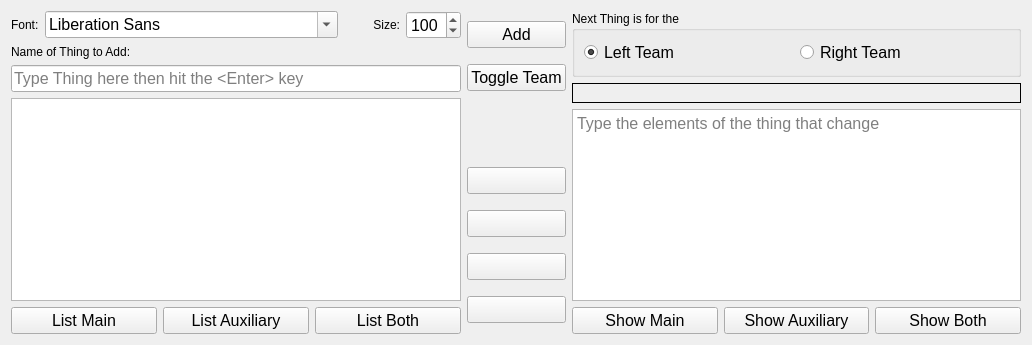
      <widget class="QWidget" name="thingzTab">
       <property name="minimumSize">
        <size>
         <width>1032</width>
         <height>0</height>
        </size>
       </property>
       <attribute name="title">
        <string>Thingz 5/6</string>
       </attribute>
       <layout class="QHBoxLayout" name="horizontalLayout">
        <item>
         <layout class="QVBoxLayout" name="thingzListVL">
          <item>
           <layout class="QHBoxLayout" name="thingFontHL">
            <property name="sizeConstraint">
             <enum>QLayout::SetDefaultConstraint</enum>
            </property>
            <item>
             <widget class="QLabel" name="thingFontLBL">
              <property name="sizePolicy">
               <sizepolicy hsizetype="Maximum" vsizetype="Preferred">
                <horstretch>0</horstretch>
                <verstretch>0</verstretch>
               </sizepolicy>
              </property>
              <property name="text">
               <string>Font:</string>
              </property>
              <property name="alignment">
               <set>Qt::AlignLeading|Qt::AlignLeft|Qt::AlignVCenter</set>
              </property>
              <property name="margin">
               <number>6</number>
              </property>
             </widget>
            </item>
            <item>
             <widget class="QFontComboBox" name="thingFontFCB">
              <property name="font">
               <font>
                <pointsize>12</pointsize>
               </font>
              </property>
             </widget>
            </item>
            <item>
             <widget class="QLabel" name="thingFontSizeLBL">
              <property name="sizePolicy">
               <sizepolicy hsizetype="Preferred" vsizetype="Preferred">
                <horstretch>0</horstretch>
                <verstretch>0</verstretch>
               </sizepolicy>
              </property>
              <property name="text">
               <string>Size:</string>
              </property>
              <property name="alignment">
               <set>Qt::AlignRight|Qt::AlignTrailing|Qt::AlignVCenter</set>
              </property>
             </widget>
            </item>
            <item>
             <widget class="QSpinBox" name="thingFontSizeSB">
              <property name="font">
               <font>
                <pointsize>12</pointsize>
               </font>
              </property>
              <property name="minimum">
               <number>20</number>
              </property>
              <property name="maximum">
               <number>500</number>
              </property>
              <property name="singleStep">
               <number>20</number>
              </property>
              <property name="value">
               <number>100</number>
              </property>
             </widget>
            </item>
           </layout>
          </item>
          <item>
           <widget class="QLabel" name="thingNameLBL">
            <property name="text">
             <string>Name of Thing to Add:</string>
            </property>
           </widget>
          </item>
          <item>
           <widget class="QLineEdit" name="thingNameTxt">
            <property name="font">
             <font>
              <pointsize>12</pointsize>
             </font>
            </property>
            <property name="placeholderText">
             <string>Type Thing here then hit the &lt;Enter&gt; key</string>
            </property>
           </widget>
          </item>
          <item>
           <widget class="QListWidget" name="thingzListLW">
            <property name="currentRow">
             <number>-1</number>
            </property>
           </widget>
          </item>
          <item>
           <layout class="QHBoxLayout" name="thingzShowHL">
            <item>
             <widget class="QPushButton" name="showThingzMainPB">
              <property name="sizePolicy">
               <sizepolicy hsizetype="Minimum" vsizetype="Maximum">
                <horstretch>0</horstretch>
                <verstretch>0</verstretch>
               </sizepolicy>
              </property>
              <property name="font">
               <font>
                <pointsize>12</pointsize>
               </font>
              </property>
              <property name="text">
               <string>List Main</string>
              </property>
             </widget>
            </item>
            <item>
             <widget class="QPushButton" name="showThingzAuxiliaryPB">
              <property name="sizePolicy">
               <sizepolicy hsizetype="Minimum" vsizetype="Maximum">
                <horstretch>0</horstretch>
                <verstretch>0</verstretch>
               </sizepolicy>
              </property>
              <property name="font">
               <font>
                <pointsize>12</pointsize>
               </font>
              </property>
              <property name="text">
               <string>List Auxiliary</string>
              </property>
             </widget>
            </item>
            <item>
             <widget class="QPushButton" name="showThingzBothPB">
              <property name="sizePolicy">
               <sizepolicy hsizetype="Minimum" vsizetype="Maximum">
                <horstretch>0</horstretch>
                <verstretch>0</verstretch>
               </sizepolicy>
              </property>
              <property name="font">
               <font>
                <pointsize>12</pointsize>
               </font>
              </property>
              <property name="text">
               <string>List Both</string>
              </property>
             </widget>
            </item>
           </layout>
          </item>
         </layout>
        </item>
        <item>
         <layout class="QVBoxLayout" name="thingzEditVL">
          <item>
           <widget class="QPushButton" name="addThingPB">
            <property name="font">
             <font>
              <pointsize>12</pointsize>
             </font>
            </property>
            <property name="text">
             <string>Add</string>
            </property>
           </widget>
          </item>
          <item>
           <widget class="QPushButton" name="toggleTeamPB">
            <property name="font">
             <font>
              <pointsize>12</pointsize>
             </font>
            </property>
            <property name="text">
             <string>Toggle Team</string>
            </property>
           </widget>
          </item>
          <item>
           <spacer name="thingManagerSP">
            <property name="orientation">
             <enum>Qt::Vertical</enum>
            </property>
            <property name="sizeType">
             <enum>QSizePolicy::Maximum</enum>
            </property>
            <property name="sizeHint" stdset="0">
             <size>
              <width>20</width>
              <height>60</height>
             </size>
            </property>
           </spacer>
          </item>
          <item>
           <widget class="QPushButton" name="thingzMoveUpPB">
            <property name="sizePolicy">
             <sizepolicy hsizetype="Minimum" vsizetype="Fixed">
              <horstretch>0</horstretch>
              <verstretch>0</verstretch>
             </sizepolicy>
            </property>
            <property name="font">
             <font>
              <pointsize>12</pointsize>
             </font>
            </property>
            <property name="text">
             <string/>
            </property>
            <property name="iconSize">
             <size>
              <width>30</width>
              <height>30</height>
             </size>
            </property>
           </widget>
          </item>
          <item>
           <widget class="QPushButton" name="thingzMoveDownPB">
            <property name="sizePolicy">
             <sizepolicy hsizetype="Minimum" vsizetype="Fixed">
              <horstretch>0</horstretch>
              <verstretch>0</verstretch>
             </sizepolicy>
            </property>
            <property name="font">
             <font>
              <pointsize>12</pointsize>
              <bold>false</bold>
             </font>
            </property>
            <property name="text">
             <string/>
            </property>
            <property name="iconSize">
             <size>
              <width>30</width>
              <height>30</height>
             </size>
            </property>
           </widget>
          </item>
          <item>
           <widget class="QPushButton" name="removeThingPB">
            <property name="font">
             <font>
              <pointsize>12</pointsize>
             </font>
            </property>
            <property name="text">
             <string/>
            </property>
           </widget>
          </item>
          <item>
           <widget class="QPushButton" name="clearThingzPB">
            <property name="font">
             <font>
              <pointsize>12</pointsize>
             </font>
            </property>
            <property name="text">
             <string/>
            </property>
           </widget>
          </item>
         </layout>
        </item>
        <item>
         <layout class="QVBoxLayout" name="thingEditorVL">
          <item>
           <widget class="QGroupBox" name="thingTeamGB">
            <property name="title">
             <string>Next Thing is for the</string>
            </property>
            <property name="checkable">
             <bool>false</bool>
            </property>
            <layout class="QHBoxLayout" name="thingColorHL">
             <item>
              <widget class="QRadioButton" name="leftThingTeamRB">
               <property name="font">
                <font>
                 <pointsize>12</pointsize>
                </font>
               </property>
               <property name="styleSheet">
                <string notr="true"/>
               </property>
               <property name="text">
                <string>Left Team</string>
               </property>
               <property name="checked">
                <bool>true</bool>
               </property>
              </widget>
             </item>
             <item>
              <widget class="QRadioButton" name="rightThingTeamRB">
               <property name="font">
                <font>
                 <pointsize>12</pointsize>
                </font>
               </property>
               <property name="styleSheet">
                <string notr="true"/>
               </property>
               <property name="text">
                <string>Right Team</string>
               </property>
              </widget>
             </item>
            </layout>
           </widget>
          </item>
          <item>
           <widget class="QLabel" name="thingFocusLBL">
            <property name="font">
             <font>
              <pointsize>12</pointsize>
             </font>
            </property>
            <property name="frameShape">
             <enum>QFrame::Box</enum>
            </property>
            <property name="text">
             <string/>
            </property>
            <property name="alignment">
             <set>Qt::AlignCenter</set>
            </property>
           </widget>
          </item>
          <item>
           <widget class="QPlainTextEdit" name="thingTextEdit">
            <property name="font">
             <font>
              <pointsize>12</pointsize>
             </font>
            </property>
            <property name="placeholderText">
             <string>Type the elements of the thing that change</string>
            </property>
           </widget>
          </item>
          <item>
           <layout class="QHBoxLayout" name="thingzShowHL_2">
            <item>
             <widget class="QPushButton" name="showThingMainPB">
              <property name="sizePolicy">
               <sizepolicy hsizetype="Minimum" vsizetype="Maximum">
                <horstretch>0</horstretch>
                <verstretch>0</verstretch>
               </sizepolicy>
              </property>
              <property name="font">
               <font>
                <pointsize>12</pointsize>
               </font>
              </property>
              <property name="text">
               <string>Show Main</string>
              </property>
             </widget>
            </item>
            <item>
             <widget class="QPushButton" name="showThingAuxiliaryPB">
              <property name="sizePolicy">
               <sizepolicy hsizetype="Minimum" vsizetype="Maximum">
                <horstretch>0</horstretch>
                <verstretch>0</verstretch>
               </sizepolicy>
              </property>
              <property name="font">
               <font>
                <pointsize>12</pointsize>
               </font>
              </property>
              <property name="text">
               <string>Show Auxiliary</string>
              </property>
             </widget>
            </item>
            <item>
             <widget class="QPushButton" name="showThingBothPB">
              <property name="sizePolicy">
               <sizepolicy hsizetype="Minimum" vsizetype="Maximum">
                <horstretch>0</horstretch>
                <verstretch>0</verstretch>
               </sizepolicy>
              </property>
              <property name="font">
               <font>
                <pointsize>12</pointsize>
               </font>
              </property>
              <property name="text">
               <string>Show Both</string>
              </property>
             </widget>
            </item>
           </layout>
          </item>
         </layout>
        </item>
       </layout>
      </widget>
